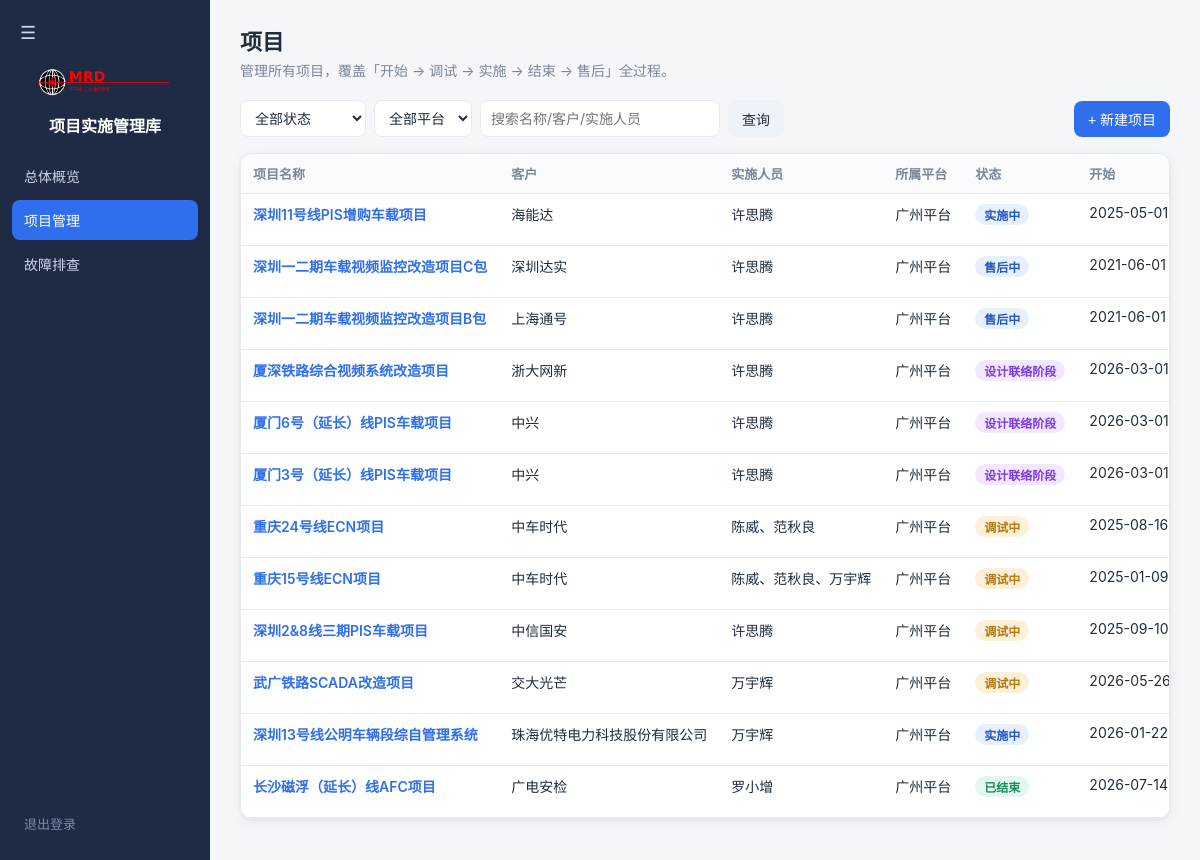
The page /projects (signed in) on the database its author committed.
### tables this page shows
CREATE TABLE projects (
            id            INTEGER PRIMARY KEY AUTOINCREMENT,
            name          TEXT NOT NULL,
            customer      TEXT,
            manager       TEXT,
            platform      TEXT,
            status        TEXT NOT NULL DEFAULT '未开始',
            start_date    TEXT,
            plan_end_date TEXT,
            actual_end_date TEXT,
            description   TEXT,
            created_at    TEXT DEFAULT (datetime('now','localtime'))
        );

### app.py (the view)
@app.route("/projects")
@login_required
def projects():
    status = request.args.get("status", "")
    platform = request.args.get("platform", "")
    kw = request.args.get("q", "").strip()
    conn = get_db()
    cur = conn.cursor()
    sql = "SELECT * FROM projects WHERE 1=1"
    args = []
    if status:
        sql += " AND status = ?"
        args.append(status)
    if platform:
        sql += " AND platform = ?"
        args.append(platform)
    if kw:
        sql += " AND (name LIKE ? OR customer LIKE ? OR manager LIKE ?)"
        args += [f"%{kw}%"] * 3
    sql += " ORDER BY created_at DESC"
    rows = rows_to_dicts(cur.execute(sql, args).fetchall())
    conn.close()
    return render_template(
        "projects.html",
        projects=rows,
        status=status,
        platform=platform,
        q=kw,
        PROJECT_STATUS=PROJECT_STATUS,
        PLATFORM_OPTIONS=PLATFORM_OPTIONS,
    )

### app.py (called while the page is built)
def login_required(f):
    from functools import wraps
    @wraps(f)
    def decorated(*args, **kwargs):
        if not session.get("user"):
            return redirect(url_for("login"))
        return f(*args, **kwargs)
    return decorated

def get_db():
    conn = sqlite3.connect(DB_PATH)
    conn.row_factory = sqlite3.Row
    conn.execute("PRAGMA foreign_keys = ON")
    return conn

def fmt_date(s):
    return s if s else "—"

def rows_to_dicts(rows):
    return [dict(r) for r in rows]

### templates/projects.html (shortened to what this page needs)
{% extends "base.html" %}
{% set active = "projects" %}
{% macro status_tag(s) %}
  {% if s == '未开始' %}<span class="tag gray">未开始</span>
  {% elif s == '设计联络阶段' %}<span class="tag" style="background:#f3e8ff;color:#7c3aed;">设计联络阶段</span>
  {% elif s == '调试中' %}<span class="tag amber">调试中</span>
  {% elif s == '实施中' %}<span class="tag blue">实施中</span>
  {% elif s == '已结束' %}<span class="tag green">已结束</span>
  {% elif s == '售后中' %}<span class="tag blue">售后中</span>
  {% else %}<span class="tag gray">{{ s }}</span>
  {% endif %}
{% endmacro %}
{% block content %}
  <h1>项目</h1>
  <p class="sub">管理所有项目，覆盖「开始 → 调试 → 实施 → 结束 → 售后」全过程。</p>
  <div class="toolbar">
    <form method="get" style="display:flex;gap:8px;flex-wrap:wrap;">
      <select name="status" onchange="this.form.submit()">
        <option value="">全部状态</option>
      </select>
      <select name="platform" onchange="this.form.submit()">
        <option value="">全部平台</option>
      </select>
      <input name="q" value="{{ q }}" placeholder="搜索名称/客户/实施人员">
      <button class="btn ghost" type="submit">查询</button>
    </form>
    <button class="btn" onclick="newProject()">+ 新建项目</button>
  </div>
  <div class="panel" style="padding:0;overflow-x:auto;">
    <table class="line-table">
      <tr><th>项目名称</th><th>客户</th><th>实施人员</th><th>所属平台</th><th>状态</th><th>开始</th><th>计划结束</th><th></th></tr>
      {% for p in projects %}
      <tr>
        <td class="proj-name"><a class="row-link" href="{{ url_for('project_detail', pid=p.id) }}" title="{{ p.name }}">{{ p.name }}</a></td>
        <td>{{ p.customer or '—' }}</td>
        <td>{{ p.manager or '—' }}</td>
        <td>{{ p.platform or '—' }}</td>
        <td>{{ status_tag(p.status) }}</td>
        <td>{{ fmtDate(p.start_date) }}</td>
      </tr>
      {% else %}
      <tr><td colspan="8"><div class="empty">还没有项目，点击右上角「新建项目」开始</div></td></tr>
      {% endfor %}
    </table>
  </div>
{% endblock %}

### templates/base.html (shortened to what this page needs)
<!DOCTYPE html>
<html lang="zh-CN">
<head>
</head>
<body>
  <div class="layout">
    <nav class="sidebar" id="sidebar">
      <button class="toggle-btn" onclick="toggleSidebar()" title="折叠菜单">&#9776;</button>
      <div class="logo">
        <div class="logo-svg"><img src="/static/logo.png" style="height:40px;width:auto;"></div>
        <span class="logo-text">项目实施管理库</span>
      </div>
      <a href="{{ url_for('dashboard') }}" class="{% if active=='dashboard' %}active{% endif %}"><span class="nav-icon">&#128202;</span><span class="nav-text"> 总体概览</span></a>
      <a href="{{ url_for('projects') }}" class="{% if active=='projects' %}active{% endif %}"><span class="nav-icon">&#128451;</span><span class="nav-text"> 项目管理</span></a>
      <a href="{{ url_for('faults_view') }}" class="{% if active=='faults' %}active{% endif %}"><span class="nav-icon">&#128295;</span><span class="nav-text"> 故障排查</span></a>
      <div class="spacer"></div>
      <a href="{{ url_for('logout') }}" style="color:#7a8aaa;font-size:13px;"><span class="nav-text">退出登录</span></a>
    </nav>
    <main class="main">
      {% block content %}{% endblock %}
    </main>
  </div>
</body>
</html>

### templates/base.html (style rules this page uses)
:root { --bg: #f4f6f9; --panel: #ffffff; --ink: #1f2d3d; --muted: #7a869a; --line: #e6eaf0; --brand: #2f6fed; --brand-d: #2257c4; --ok: #2bb673; --warn: #f0a020; --bad: #e0483e; --shadow: 0 1px 3px rgba(20,40,80,.08), 0 4px 16px rgba(20,40,80,.05); }
* { box-sizing: border-box; }
body { margin: 0; font-family: -apple-system, "Segoe UI", "PingFang SC", "Microsoft YaHei", sans-serif; background: var(--bg); color: var(--ink); font-size: 14px; }
.layout { display: flex; min-height: 100vh; }
.sidebar { width: 210px; background: #1f2a44; color: #cdd6e6; padding: 18px 12px; flex-shrink: 0; display: flex; flex-direction: column; transition: width 0.25s ease, padding 0.25s ease; }
.sidebar .toggle-btn { background: none; border: none; color: #cdd6e6; cursor: pointer; font-size: 18px; padding: 4px 8px; margin-bottom: 8px; border-radius: 6px; text-align: left; transition: background 0.2s; }
.sidebar .logo { font-size: 16px; font-weight: 700; color: #fff; padding: 6px 10px 18px; line-height: 1.4; white-space: nowrap; display: flex; flex-direction: column; align-items: center; gap: 8px; }
.sidebar .logo-svg { flex-shrink: 0; }
.sidebar a { display: block; color: #cdd6e6; text-decoration: none; padding: 10px 12px; border-radius: 8px; margin-bottom: 4px; font-size: 14px; white-space: nowrap; }
.sidebar a.active { background: var(--brand); color: #fff; }
.sidebar .spacer { flex: 1; }
.main { flex: 1; padding: 24px 30px; overflow-x: auto; }
h1 { font-size: 22px; margin: 0 0 4px; }
.sub { color: var(--muted); margin: 0 0 20px; }
.panel { background: var(--panel); border: 1px solid var(--line); border-radius: 12px; box-shadow: var(--shadow); padding: 18px 20px; margin-bottom: 22px; }
table { width: 100%; border-collapse: collapse; }
th, td { text-align: left; padding: 10px 12px; border-bottom: 1px solid var(--line); vertical-align: top; white-space: nowrap; }
table.line-table th, table.line-table td { white-space: nowrap; }
table.line-table td.proj-name { max-width: 280px; overflow: hidden; text-overflow: ellipsis; }
th { color: var(--muted); font-weight: 600; font-size: 13px; background: #fafbfd; }
.toolbar { display: flex; gap: 10px; flex-wrap: wrap; align-items: center; margin-bottom: 16px; }
input, select, textarea { font-family: inherit; font-size: 14px; padding: 8px 10px; border: 1px solid var(--line); border-radius: 8px; background: #fff; color: var(--ink); outline: none; }
.btn { display: inline-flex; align-items: center; gap: 6px; cursor: pointer; border: none; background: var(--brand); color: #fff; padding: 8px 14px; border-radius: 8px; font-size: 14px; text-decoration: none; }
.btn.ghost { background: #eef2f9; color: var(--ink); }
.tag { display: inline-block; padding: 2px 9px; border-radius: 999px; font-size: 12px; font-weight: 600; white-space: nowrap; }
.tag.blue { background: #e7f0ff; color: var(--brand-d); }
.tag.green { background: #e3f7ee; color: #1d8a5b; }
.tag.amber { background: #fdf0d8; color: #b8780c; }
.row-link { color: var(--brand); text-decoration: none; font-weight: 600; }

### rows shown on the page
projects: name "深圳11号线PIS增购车载项目", customer "海能达", manager "许思腾", platform "广州平台", status "实施中", start_date "2025-05-01"
projects: name "深圳一二期车载视频监控改造项目C包", customer "深圳达实", manager "许思腾", platform "广州平台", status "售后中", start_date "2021-06-01"
projects: name "深圳一二期车载视频监控改造项目B包", customer "上海通号", manager "许思腾", platform "广州平台", status "售后中", start_date "2021-06-01"
projects: name "厦深铁路综合视频系统改造项目", customer "浙大网新", manager "许思腾", platform "广州平台", status "设计联络阶段", start_date "2026-03-01"
projects: name "厦门6号（延长）线PIS车载项目", customer "中兴", manager "许思腾", platform "广州平台", status "设计联络阶段", start_date "2026-03-01"
projects: name "厦门3号（延长）线PIS车载项目", customer "中兴", manager "许思腾", platform "广州平台", status "设计联络阶段", start_date "2026-03-01"
projects: name "重庆24号线ECN项目", customer "中车时代", manager "陈威、范秋良", platform "广州平台", status "调试中", start_date "2025-08-16"
projects: name "重庆15号线ECN项目", customer "中车时代", manager "陈威、范秋良、万宇辉", platform "广州平台", status "调试中", start_date "2025-01-09"
projects: name "深圳2&8线三期PIS车载项目", customer "中信国安", manager "许思腾", platform "广州平台", status "调试中", start_date "2025-09-10"
projects: name "武广铁路SCADA改造项目", customer "交大光芒", manager "万宇辉", platform "广州平台", status "调试中", start_date "2026-05-26"
projects: name "深圳13号线公明车辆段综自管理系统", customer "珠海优特电力科技股份有限公司", manager "万宇辉", platform "广州平台", status "实施中", start_date "2026-01-22"
projects: name "长沙磁浮（延长）线AFC项目", customer "广电安检", manager "罗小增", platform "广州平台", status "已结束", start_date "2026-07-14"
